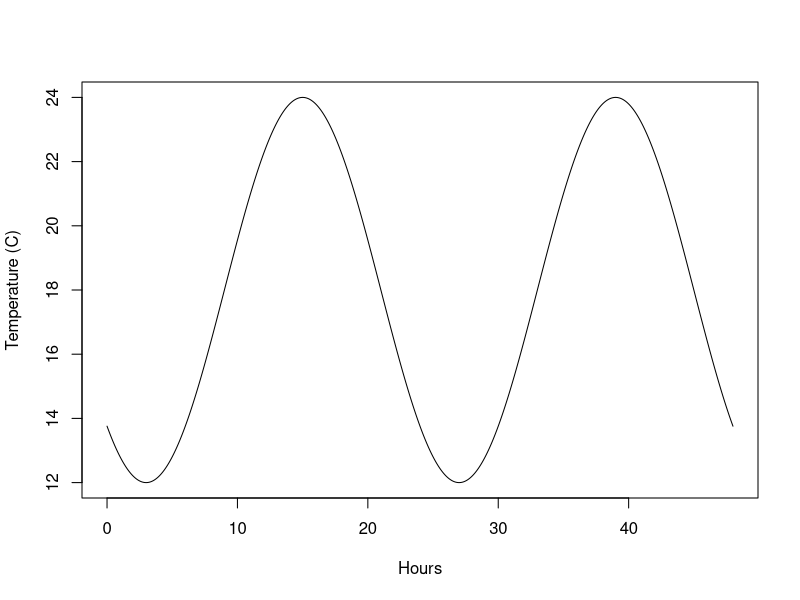
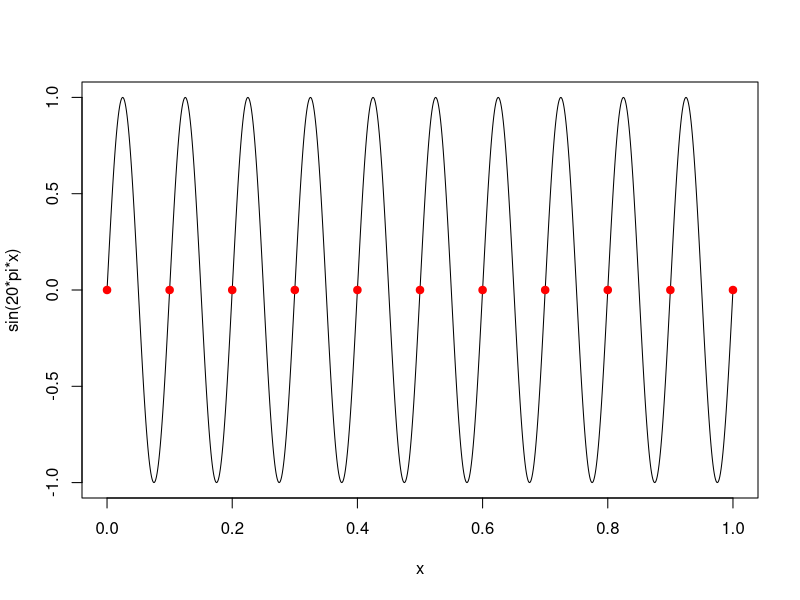

Generate these figures, in order, with R:
t <- seq(0, 48, length.out = 1000)
T <- 18 + 6*sin(pi*(t - 9)/12)
plot(t, T, type = "l", xlab = "Hours", ylab = "Temperature (C)")
x <- seq(0, 1, length.out = 1001)
plot(x, sin(20*pi*x), type = "l", xlab = "x", ylab = "sin(20*pi*x)")
coarse <- seq(0, 1, by = 0.1)
points(coarse, sin(20*pi*coarse), pch = 19, col = "red")
